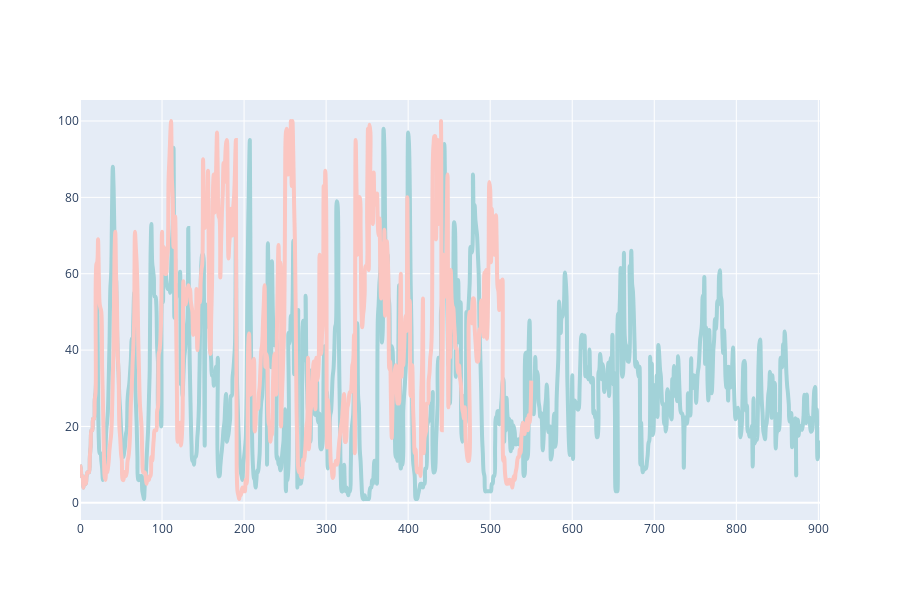
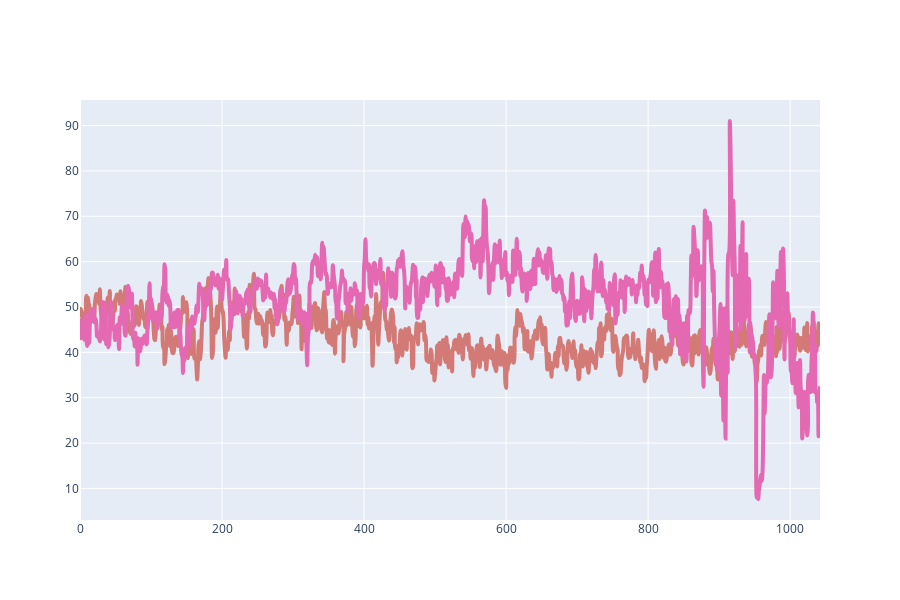
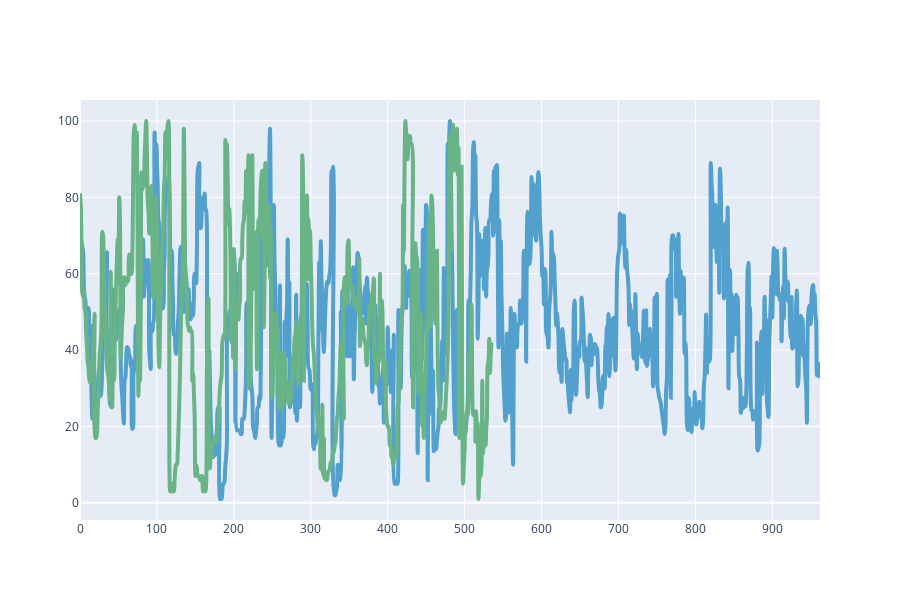
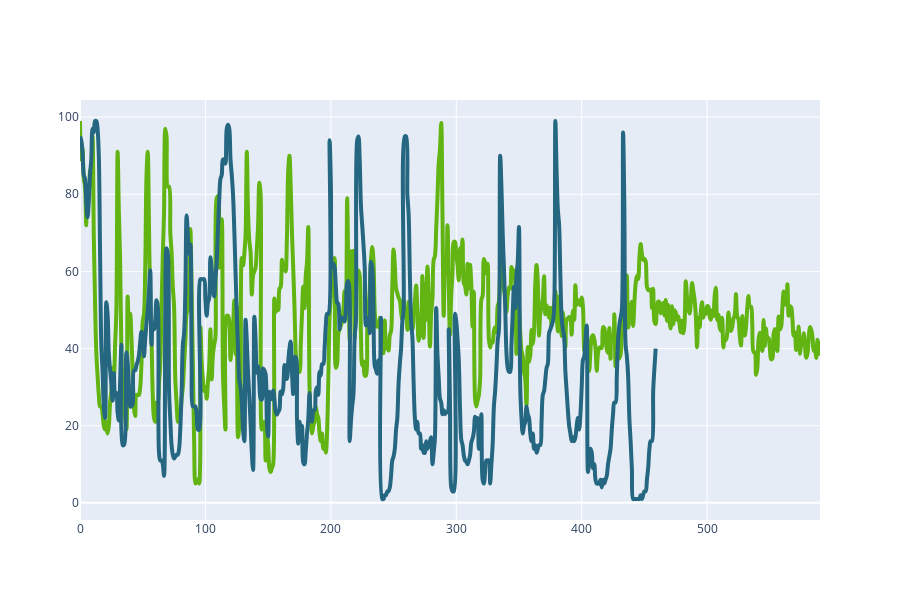

The notebook cell saved with these charts, in order:
### Markdown cell above
#### Plot similar genre TS

### Code cell
for key, value in genre_ts.items():
    
    if len(key) == 1:
        continue
    
    figure = make_subplots(rows=1, cols=1)
    colors = ["#"+''.join([random.choice('0123456789ABCDEF') for j in range(6)]) for i in range(len(value))]
    
    for index, subValue in enumerate(value):
        
        figure.add_trace(go.Scatter(x=list(range(0, len(subValue))), y=subValue,
                                    mode='lines', marker_color=colors[index], line = dict(width=4), line_shape='spline'), row=1, col=1,
                        )
         
    figure.update_layout(showlegend=False, height=600, width=900)
    figure.show()

### Figure 1 — Plotly figure (JSON) as saved in the notebook; plotly's stock layout.template omitted (floating-point values rounded to 4 significant figures; data arrays with more than 128 entries replaced by an {"elided": "..."} marker saying what was removed)
{"data": [{"line": {"shape": "spline", "width": 4}, "marker": {"color": "#A2D2D8"}, "mode": "lines", "type": "scatter", "x": {"elided": "903 int values"}, "xaxis": "x", "y": {"elided": "903 float values"}, "yaxis": "y"}, {"line": {"shape": "spline", "width": 4}, "marker": {"color": "#FBC6C1"}, "mode": "lines", "type": "scatter", "x": {"elided": "551 int values"}, "xaxis": "x", "y": {"elided": "551 float values"}, "yaxis": "y"}], "layout": {"height": 600, "showlegend": false, "width": 900, "xaxis": {"anchor": "y", "domain": [0, 1]}, "yaxis": {"anchor": "x", "domain": [0, 1]}}}

### Figure 2 — Plotly figure (JSON) as saved in the notebook; plotly's stock layout.template omitted (floating-point values rounded to 4 significant figures; data arrays with more than 128 entries replaced by an {"elided": "..."} marker saying what was removed)
{"data": [{"line": {"shape": "spline", "width": 4}, "marker": {"color": "#D37A77"}, "mode": "lines", "type": "scatter", "x": {"elided": "1043 int values"}, "xaxis": "x", "y": {"elided": "1043 float values"}, "yaxis": "y"}, {"line": {"shape": "spline", "width": 4}, "marker": {"color": "#E468B2"}, "mode": "lines", "type": "scatter", "x": {"elided": "1043 int values"}, "xaxis": "x", "y": {"elided": "1043 float values"}, "yaxis": "y"}], "layout": {"height": 600, "showlegend": false, "width": 900, "xaxis": {"anchor": "y", "domain": [0, 1]}, "yaxis": {"anchor": "x", "domain": [0, 1]}}}

### Figure 3 — Plotly figure (JSON) as saved in the notebook; plotly's stock layout.template omitted (floating-point values rounded to 4 significant figures; data arrays with more than 128 entries replaced by an {"elided": "..."} marker saying what was removed)
{"data": [{"line": {"shape": "spline", "width": 4}, "marker": {"color": "#51A0CE"}, "mode": "lines", "type": "scatter", "x": {"elided": "963 int values"}, "xaxis": "x", "y": {"elided": "963 float values"}, "yaxis": "y"}, {"line": {"shape": "spline", "width": 4}, "marker": {"color": "#68B487"}, "mode": "lines", "type": "scatter", "x": {"elided": "536 int values"}, "xaxis": "x", "y": {"elided": "536 float values"}, "yaxis": "y"}], "layout": {"height": 600, "showlegend": false, "width": 900, "xaxis": {"anchor": "y", "domain": [0, 1]}, "yaxis": {"anchor": "x", "domain": [0, 1]}}}

### Figure 4 — Plotly figure (JSON) as saved in the notebook; plotly's stock layout.template omitted (floating-point values rounded to 4 significant figures; data arrays with more than 128 entries replaced by an {"elided": "..."} marker saying what was removed)
{"data": [{"line": {"shape": "spline", "width": 4}, "marker": {"color": "#61B412"}, "mode": "lines", "type": "scatter", "x": {"elided": "591 int values"}, "xaxis": "x", "y": {"elided": "591 float values"}, "yaxis": "y"}, {"line": {"shape": "spline", "width": 4}, "marker": {"color": "#256681"}, "mode": "lines", "type": "scatter", "x": {"elided": "460 int values"}, "xaxis": "x", "y": {"elided": "460 float values"}, "yaxis": "y"}], "layout": {"height": 600, "showlegend": false, "width": 900, "xaxis": {"anchor": "y", "domain": [0, 1]}, "yaxis": {"anchor": "x", "domain": [0, 1]}}}
